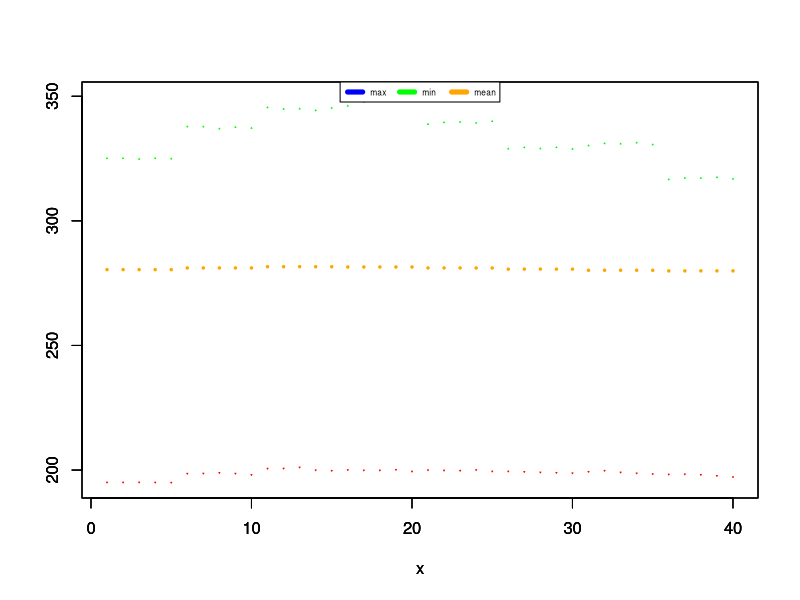
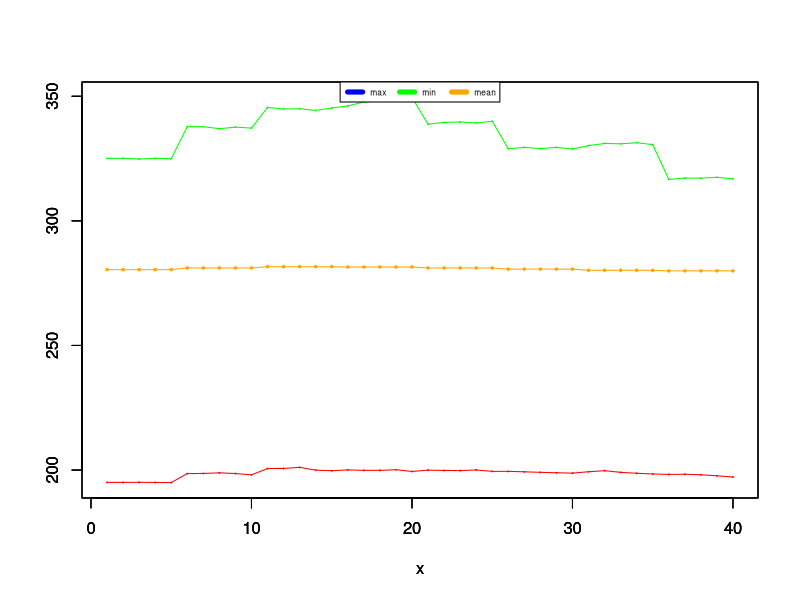

These figures' R source, in order:
#!/usr/bin/env Rscript

# ########################################################

pdf("temp-global.pdf") # either save all files in one pdf or the files in specific pdfs; find an option to automatise the choice

# temp_inst = read.csv("temp-inst.csv")
# temp_max = read.csv("temp-max.csv")
# temp_min = read.csv("temp-min.csv")
# temp_mean = read.csv("temp-mean.csv")

# data = read.table("test.csv", header=FALSE, sep = ',')
temp_max = read.table("max3.txt", header=FALSE, sep = ',')
temp_min = read.table("min3.txt", header=FALSE, sep = ',')
temp_mean = read.table("mean3.txt", header=FALSE, sep = ',')

x3=length(temp_max)
x4=length(temp_min)
x5=length(temp_mean)

print(x3)
print(x4)
print(x5)

x = seq(1, x3, 1)

lmin = min(temp_min)
print(lmin)

lmax = max(temp_max)
print(lmax)

plot(x,temp_max,type="p",col="green",ylim = c(lmin, lmax),ylab="", pch = 2, cex = .1) 
par(new = TRUE)
plot(x,temp_min,type="p",col="red",ylim = c(lmin, lmax),ylab="", pch = 6, cex = .1) 
par(new = TRUE)
plot(x,temp_mean,type="b",col="orange",ylim = c(lmin, lmax),ylab="", pch = 20, cex = .5) 
par(new = TRUE)
plot_colors <- c("blue","green","orange") 
par(new = TRUE)
legend(x = "top",inset = 0,
        legend = c("max", "min","mean"), 
        col=plot_colors, lwd=5, cex=.5, horiz = TRUE)

plot(x,temp_max,type="o",col="green",ylim = c(lmin, lmax),ylab="", pch = 2, cex = .1)
par(new = TRUE)
plot(x,temp_min,type="o",col="red",ylim = c(lmin, lmax),ylab="", pch = 6, cex = .1)
par(new = TRUE)
plot(x,temp_mean,type="o",col="orange",ylim = c(lmin, lmax),ylab="", pch = 20, cex = .5)
par(new = TRUE)
plot_colors <- c("blue","green","orange")
par(new = TRUE)
legend(x = "top",inset = 0,
        legend = c("max", "min","mean"),
        col=plot_colors, lwd=5, cex=.5, horiz = TRUE)

#dev.off()
print("Graphics constructed with success!")
